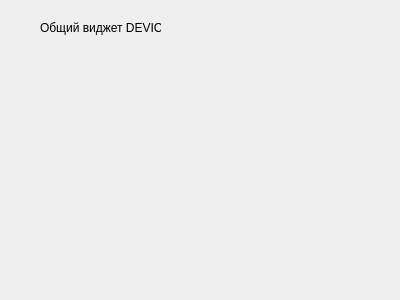
<?xml version="1.0" encoding="UTF-8"?>
<ui version="4.0">
 <class>temp</class>
 <widget class="QWidget" name="temp">
  <property name="geometry">
   <rect>
    <x>0</x>
    <y>0</y>
    <width>400</width>
    <height>300</height>
   </rect>
  </property>
  <property name="windowTitle">
   <string>Form</string>
  </property>
  <widget class="QLabel" name="label">
   <property name="geometry">
    <rect>
     <x>40</x>
     <y>20</y>
     <width>121</width>
     <height>16</height>
    </rect>
   </property>
   <property name="text">
    <string>Общий виджет DEVICE</string>
   </property>
  </widget>
 </widget>
 <resources/>
 <connections/>
</ui>
